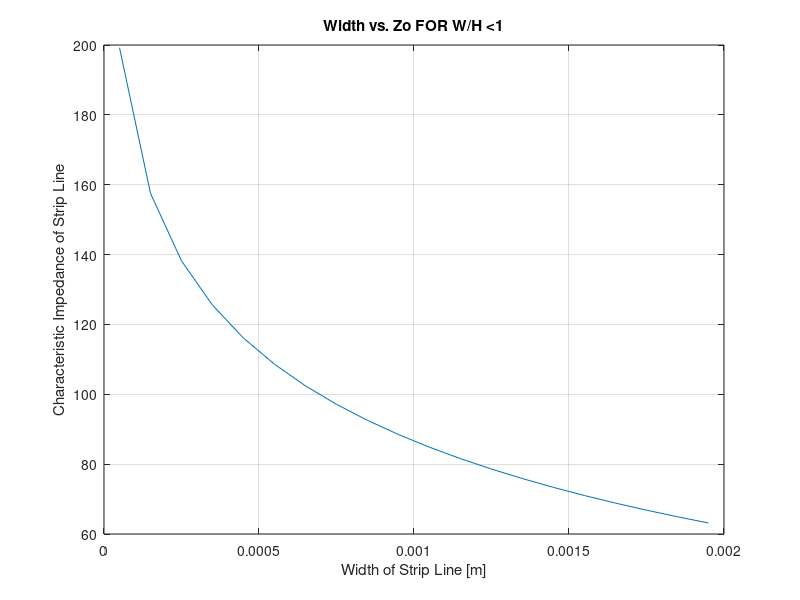
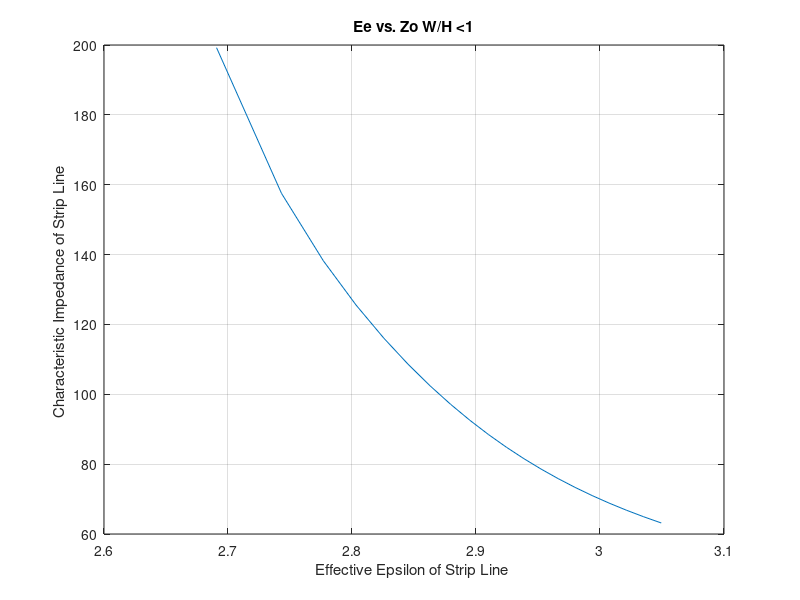
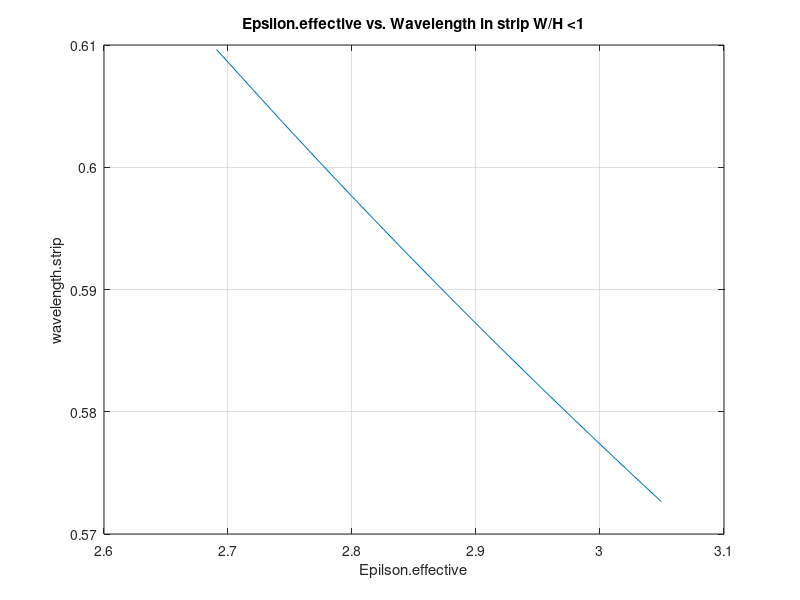

Recreate these plots in MATLAB, in order.
% Microstrip transmission line calculator
% based on equations from Pozar's "Microwave Engineering"
%
% Matlab routine composed by Michael Hirsch based on the work
% of Gregory L. Charvat, The Electromagnetics Research Group,
% Michigan State University ( Aug. 2006).

%% DATA ENTRY
%Enter Board Parameters Here
h = 1.45E-3; %[m] height (thickness) of board
Er = 4.1; %relative dielectric constant of board (from manufacturer specs)

% Note:  Watch W/h--if it becomes less than one, uncomment the figures at
% the end of this Matlab file and use their data.
%%CALCULATIONS
% calculates effective epsilon and characteristic impedance

%% case W/H<1
Wn=.5:20; % Arbitrary boundary values
Wn=Wn.*0.1E-3;
Ereffn=(Er+1)/2+((Er-1)/2)*((1+12*(h./Wn)).^(-1/2)+0.04*(1-(Wn./h)).^2);
Zon=(60./sqrt(Ereffn)).*log(8*(h./Wn)+0.25.*(Wn./h)); %characteristic impedance of line

%calculate wavelength vs. Er.effective (scalar)
Len=1./sqrt(Ereffn); %scalar for wavelength inside strip

%% case W/H>=1
Ww=1:60; % Arbitrary boundary values
Ww=Ww.*0.1E-3;
Ereffw=(Er+1)/2+((Er-1)./(2*sqrt(1+12*h./Ww)));
Zow=120*pi./(sqrt(Ereffw).*(Ww/h+1.393+(2/3)*log(Ww/h+1.444))); %characteristic impedance of line

%calculate wavelength vs. Er.effective (scalar)
Lew=1./sqrt(Ereffw); %scalar for wavelength inside strip
%% DISPLAY

%{
%case W/H>=1

figure
plot(Ww,Zow); %Taking into account Er.effective, what must width be?
xlabel('Width of Strip Line [m]');
ylabel('Characteristic Impedance of Strip Line');
title('Width vs. Zo FOR W/H >=1');
grid on;


figure
plot(Ereffw,Zow);
xlabel('Effective Epsilon of Strip Line');
ylabel('Characteristic Impedance of Strip Line ');
title('Er.effective vs. Zo FOR W/H >=1');
grid on;

figure
plot(Ereffw,Lew);
xlabel('Er.effective');
ylabel('wavelength.strip');
title('Er.effective vs. Wavelength in strip W/H >=1');
grid on;
%}

%case W/H<1
figure
plot(Wn,Zon) %Taking into account Er.effective, what must width be?
xlabel('Width of Strip Line [m]')
ylabel('Characteristic Impedance of Strip Line')
title('Width vs. Zo FOR W/H <1')
grid('on')

figure
plot(Ereffn,Zon)
xlabel('Effective Epsilon of Strip Line ')
ylabel('Characteristic Impedance of Strip Line ')
title('Ee vs. Zo W/H <1')
grid('on')

figure
plot(Ereffn,Len)
xlabel('Epilson.effective')
ylabel('wavelength.strip')
title('Epsilon.effective vs. Wavelength in strip W/H <1')
grid('on')

